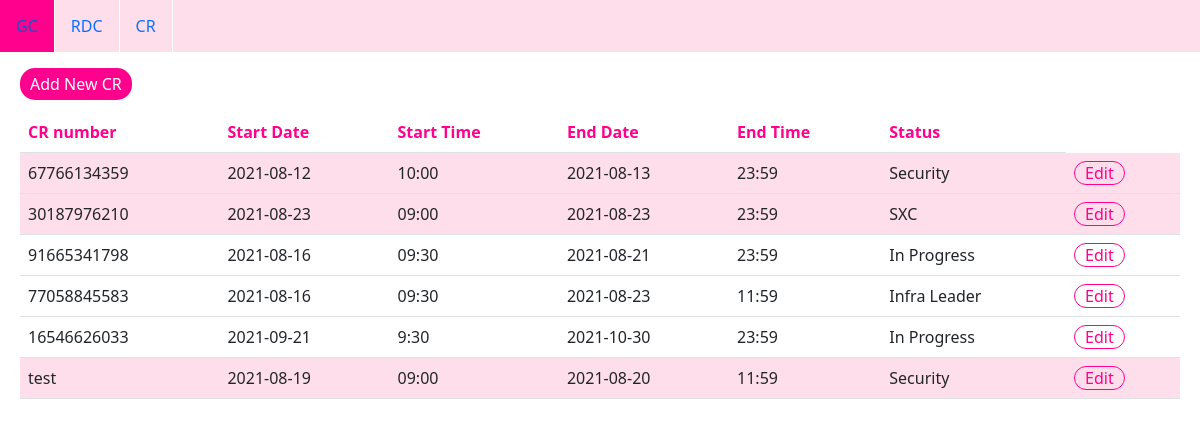
The app's page /CR-list/ with its own data.
### pages/models.py (models this page shows, shortened)
class CR(models.Model):
	STATUS = (
		('S','Security'),
		('X','SXC'),
		('L','Infra Leader'),
		('N','Not Started'),
		('I','In Progress'),
		('F','Finished'),
		('C','Closed'),
	)
	cr_number = models.CharField(max_length=250)
	start_date = models.CharField(max_length=10,default='YYYY-MM-DD')
	start_time = models.CharField(max_length=5,default='HH:MM')
	end_date = models.CharField(max_length=10,default='YYYY-MM-DD')
	end_time = models.CharField(max_length=5,default='HH:MM')
	status = models.CharField(max_length=20,choices=STATUS)

### pages/views.py (the view)
# urls.py: path('CR-list/',CrList,name='cr-list'),
def CrList(request):
	crs = CR.objects.all()
	context = {'crs':crs}
	return render(request,'CR-list.html',context)

### templates/CR-list.html (shortened to what this page needs)
{% extends 'base.html' %}
{% block content %}
<p><a href="{% url 'new-cr' %}" style="background-color: #FF018C;text-decoration:none;color:#ffffff;padding:5px 10px;border-radius:15px">Add New CR</a></p>
	<table class="table table-hover">
		<tr style="color:#FF018C">
			<th>CR number</th>
			<th>Start Date</th>
			<th>Start Time</th>
			<th>End Date</th>
			<th>End Time</th>
			<th>Status</th>
		</tr>
	{% for cr in crs %}
		{% if cr.get_status_display != 'Closed' %}
			{% if cr.get_status_display == 'Security' or cr.get_status_display == 'SXC' %}
			<tr style="background-color: #ffdeeb">
				<td>{{ cr.cr_number }}</td>
				<td>{{ cr.start_date }}</td>
				<td>{{ cr.start_time }}</td>
				<td>{{ cr.end_date }}</td>
				<td>{{ cr.end_time }}</td>
				<td>{{ cr.get_status_display}}</td>
				<td><a href="{% url 'edit-cr' cr.id %}" style="color:#FF018C;text-decoration:none;border-radius:15px;padding:0px 10px;border:1px solid #FF018C">Edit</a></td>
			</tr>
			{% else %}
				<tr>
				<td>{{ cr.cr_number }}</td>
				<td>{{ cr.start_date }}</td>
				<td>{{ cr.start_time }}</td>
				<td>{{ cr.end_date }}</td>
				<td>{{ cr.end_time }}</td>
				<td>{{ cr.get_status_display}}</td>
				<td><a href="{% url 'edit-cr' cr.id %}" style="color:#FF018C;text-decoration:none;border-radius:15px;padding:0px 10px;border:1px solid #FF018C">Edit</a></td>
				</tr>
			{% endif %}
		{% endif %}
	{% endfor %}
	</table>
{% endblock content %}

### templates/base.html (shortened to what this page needs)
<!DOCTYPE html>
<html lang="en">
<head>
	<link href="https://cdn.jsdelivr.net/npm/bootstrap@5.1.0/dist/css/bootstrap.min.css" rel="stylesheet">
</head>
<body>
		<ul>
			<li><a href="{% url 'gc-list' %}">GC</a></li>
			<li><a href="{% url 'rdc-list' %}">RDC</a></li>
			<li><a href="{% url 'cr-list' %}">CR</a></li>
		</ul>
	<div style="color:#FF018C;padding:20px 20px">
		{% block content %}
		{% endblock content %}
	</div>
</body>
</html>

### templates/base.html (style rules this page uses)
ul { list-style-type:none; overflow: hidden; margin: 0; padding: 0; top: 0; width: 100%; background-color: #ffdeeb; }
li { float: left; border-right: 1px solid #ffffff; }
li a { display: block; text-align: center; padding: 14px 16px; text-decoration: none; }

### records on screen
CR: cr_number "67766134359", start_date "2021-08-12", start_time "10:00", end_date "2021-08-13", end_time "23:59", status "Security"
CR: cr_number "30187976210", start_date "2021-08-23", start_time "09:00", end_date "2021-08-23", end_time "23:59", status "SXC"
CR: cr_number "91665341798", start_date "2021-08-16", start_time "09:30", end_date "2021-08-21", end_time "23:59", status "In Progress"
CR: cr_number "77058845583", start_date "2021-08-16", start_time "09:30", end_date "2021-08-23", end_time "11:59", status "Infra Leader"
CR: cr_number "16546626033", start_date "2021-09-21", start_time "9:30", end_date "2021-10-30", end_time "23:59", status "In Progress"
CR: cr_number "test", start_date "2021-08-19", start_time "09:00", end_date "2021-08-20", end_time "11:59", status "Security"
